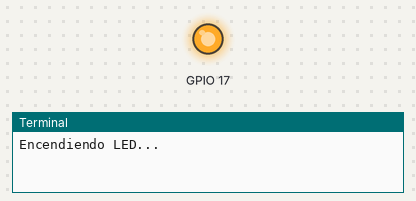
Recording of a program running on a simulated Raspberry Pi (BCM pin numbers). Shown: output pins drawn as LEDs (lit = HIGH), the last lines printed to the terminal. At 2.0 s the program stops and its outputs stay as they are.

Above: at 0.1 s.
At 2.1 s:
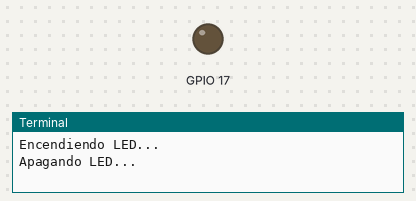
Timing chart, 0 to 3.5 s (numbered marks = the images above):
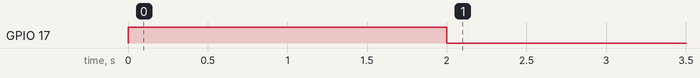

The program:

miPrimerLed.py
```python
import RPi.GPIO as GPIO
import time

GPIO.setmode(GPIO.BCM)
GPIO.setup(17, GPIO.OUT)

print("Encendiendo LED...")
GPIO.output(17, GPIO.HIGH)
time.sleep(2)

print("Apagando LED...")
GPIO.output(17, GPIO.LOW)

GPIO.cleanup()
```

Measured:
- by itself, GPIO 17: LOW → HIGH at 0.00 s, → LOW 2.0 s later
